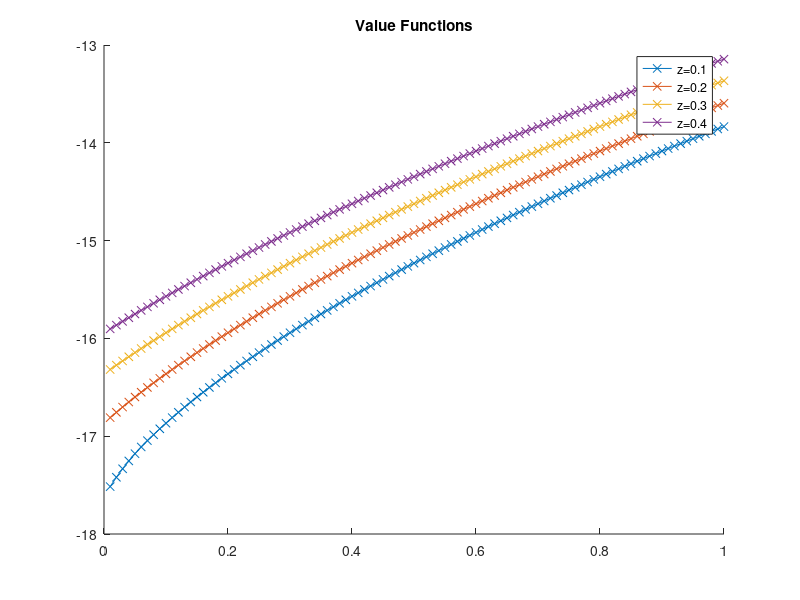
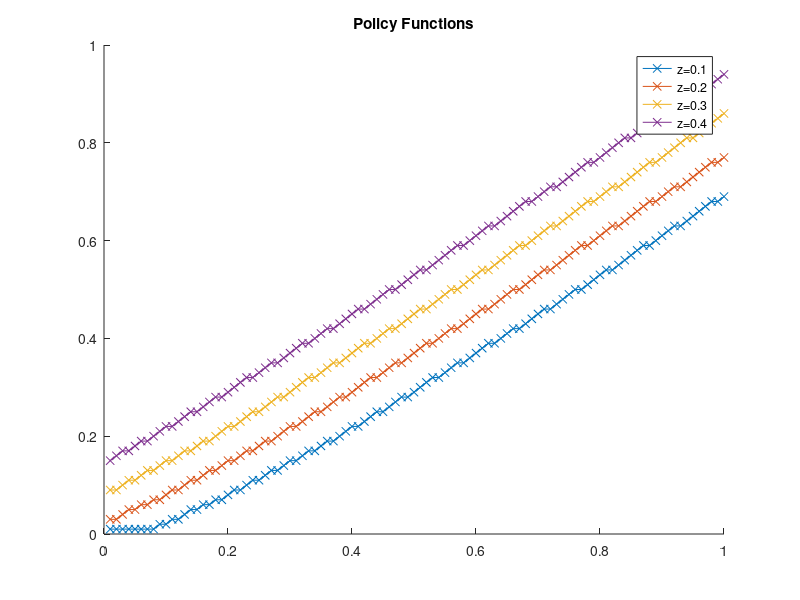

Source code (MATLAB) for these figures, in order: (Note: this script raises an error after producing the figures.)
% Infinite Horizon Stochastic Dynamic Programming: 
% Cake Eating with Markovian Shocks
clc; clear all;close all;

% x: Cake
% z: Endowment Shock
% V(x, z) = max u(x + z - x') + b * E[V(x', z')]
% s.t. 0 <= x' <= x + z

% Params
beta = 0.9;
u = @(c) log(c);
P = [0.4 0.3 0.2 0.1];
Z = [0.1, 0.2, 0.3, 0.4];

% State and Control Space
NX = 100;
NY = 100;
NZ = 4; 
NJ = 100;
lambda = 1; % sampling parameter
MAX = 1.0;
MIN = 0.01;
Xstate = linspace(MIN^(1/lambda), MAX^(1/lambda), NX).^lambda;
Zstate = Z;
control = linspace(MIN^(1/lambda), MAX^(1/lambda), NY).^lambda;

% Utility, Policy and Value Functions
U = zeros(NX, NZ, NY);
V = zeros(NX, NZ, NJ);
Y = zeros(NX, NZ, NJ);

% Utility
for ix = 1:NX
    for iz = 1:NZ
        for iy = 1:NY 
        if control(iy) < Xstate(ix)+Zstate(iz)
            % Feasible Controls
            U(ix, iz, iy) = u(Xstate(ix)+Zstate(iz)-control(iy));
        else
            % Infeasible Controls
            U(ix, iz, iy) = -1000000000;
        end
    end
    end
end

% Value Function Iteration
for ij = NJ-1:-1:1  
    for ix = 1:NX 
        for iz = 1:NZ
            
            %for ixp = 1:NX 
            % V(x, z) = max u(x + z - x') + b * E[V(x', z')]
            %Vtemp = U(ix, iz, ixp) + beta * dot(P,V(ixp, :, ij+1))
            %end
        
         [V(ix, iz, ij), iymax] = max(squeeze(U(ix, iz, :)) + beta*(0.4*V(:, 1, ij+1)+0.3*V(:, 2, ij+1)+0.2*V(:, 3, ij+1)+0.1*V(:, 4, ij+1)));    

        %[V(ix, iz, ij), iymax] = max(reshape(U(ix, iz, :),[1,NY]) + beta*reshape(dot(repmat(P,NX,1),V(:, :, ij+1),2), [1,NY]));    
        Y(ix, iz, ij) = control(iymax);
        end 
    end
end

% Value Functions
figure(1);
hold on;
for i = 1:NZ
    plot(Xstate, V(:, i, 1), '-x');
end
title('Value Functions')
legend('z=0.1', 'z=0.2', 'z=0.3', 'z=0.4')
hold off; 

% Policy Functions
figure(2);
hold on;
for i = 1:NZ
    plot(Xstate, Y(:, i, 1), '-x');
end
title('Policy Functions')
legend('z=0.1', 'z=0.2', 'z=0.3', 'z=0.4')
hold off; 

% Simulations
x0 = 0.5;
T = 10;
zSim = [0.1 0.1 0.1 0.2 0.2 0.2 0.3 0.3 0.3 0.4 0.4 0.4 0.3 0.3 0.3 0.2 0.2 0.2 0.1 0.1 0.1]
xSim = Simulate(zSim, x0, control, Zstate, Y)

figure(3);
hold on;
plot(zSim, '-o');
plot(xSim, '-x');
legend('Endowment', 'Cake');
title('Simulation');
hold off;

function xSim = Simulate(zSim, x0, control, Zstate, Y)
T = length(zSim)
xSim = zeros(1, T);
[val,idx] = min(abs(control-x0));
xSim(1) = control(idx);
for t = 1:T
    [val,idz] = min(abs(Zstate-zSim(t)));
    [val,idx] = min(abs(control-xSim(t)));
    xSim(t+1) = Y(idx,idz,1);
end
end
